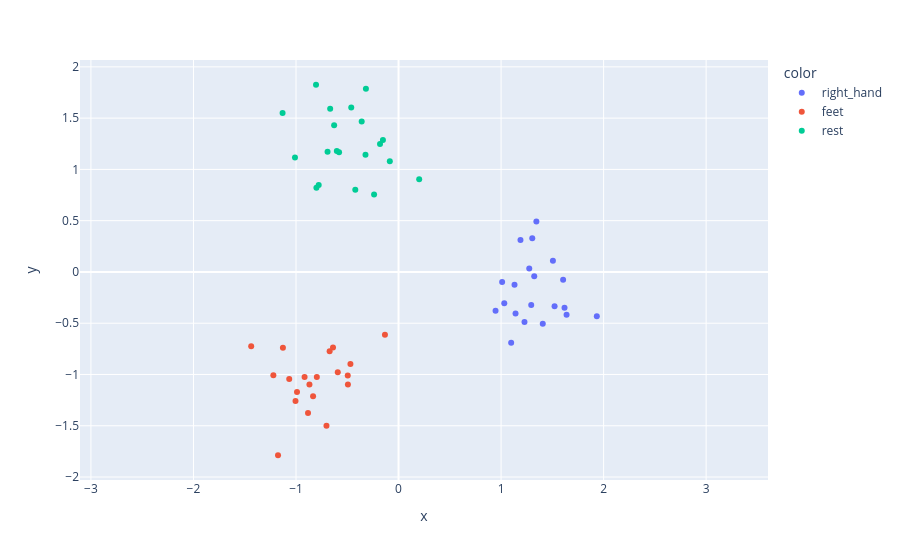

Notebook code for this chart:
### Code cell
from sklearn.decomposition import PCA

x_viz = PCA(n_components=2, whiten=True).fit_transform(xts)
fig = px.scatter(x=x_viz[:,0], y=x_viz[:,1], color=y)
fig.update_yaxes(
    scaleanchor="x",
    scaleratio=1,
  )

### Figure 1 — Plotly figure (JSON) as saved in the notebook; plotly's stock layout.template omitted (floating-point values rounded to 4 significant figures)
{"data": [{"hovertemplate": "color=right_hand<br>x=%{x}<br>y=%{y}<extra></extra>", "legendgroup": "right_hand", "marker": {"color": "#636efa", "symbol": "circle"}, "mode": "markers", "name": "right_hand", "orientation": "v", "showlegend": true, "type": "scatter", "x": [1.619, 1.131, 1.031, 1.344, 1.189, 1.407, 1.294, 1.522, 1.098, 1.141, 1.639, 1.934, 1.605, 1.01, 0.9461, 1.506, 1.304, 1.275, 1.228, 1.324], "xaxis": "x", "y": [-0.3481, -0.1238, -0.3047, 0.4921, 0.3106, -0.5044, -0.3228, -0.335, -0.6917, -0.4048, -0.4183, -0.4324, -0.07708, -0.09794, -0.379, 0.1092, 0.3283, 0.03247, -0.4886, -0.04252], "yaxis": "y"}, {"hovertemplate": "color=feet<br>x=%{x}<br>y=%{y}<extra></extra>", "legendgroup": "feet", "marker": {"color": "#EF553B", "symbol": "circle"}, "mode": "markers", "name": "feet", "orientation": "v", "showlegend": true, "type": "scatter", "x": [-0.9163, -0.4937, -0.4692, -0.7968, -0.672, -1.221, -1.066, -0.9902, -0.8827, -0.1326, -0.5925, -0.7028, -1.128, -0.869, -0.6391, -0.4953, -1.005, -1.437, -0.8334, -1.175], "xaxis": "x", "y": [-1.025, -1.097, -0.897, -1.024, -0.7735, -1.007, -1.044, -1.171, -1.376, -0.6118, -0.979, -1.5, -0.7386, -1.099, -0.7365, -1.009, -1.259, -0.7241, -1.212, -1.788], "yaxis": "y"}, {"hovertemplate": "color=rest<br>x=%{x}<br>y=%{y}<extra></extra>", "legendgroup": "rest", "marker": {"color": "#00cc96", "symbol": "circle"}, "mode": "markers", "name": "rest", "orientation": "v", "showlegend": true, "type": "scatter", "x": [-0.3223, -0.1523, -0.4612, -0.8008, -0.3592, -0.5799, -0.6667, -0.8047, -0.628, -0.08496, -0.6018, -0.2384, -1.131, -0.6923, -0.1805, -1.01, -0.3182, 0.2014, -0.7784, -0.4218], "xaxis": "x", "y": [1.143, 1.287, 1.603, 0.8209, 1.466, 1.166, 1.59, 1.826, 1.43, 1.079, 1.18, 0.7547, 1.549, 1.171, 1.247, 1.117, 1.785, 0.9043, 0.8489, 0.8009], "yaxis": "y"}], "layout": {"legend": {"title": {"text": "color"}, "tracegroupgap": 0}, "margin": {"t": 60}, "xaxis": {"anchor": "y", "domain": [0, 1], "title": {"text": "x"}}, "yaxis": {"anchor": "x", "domain": [0, 1], "scaleanchor": "x", "scaleratio": 1, "title": {"text": "y"}}}}
